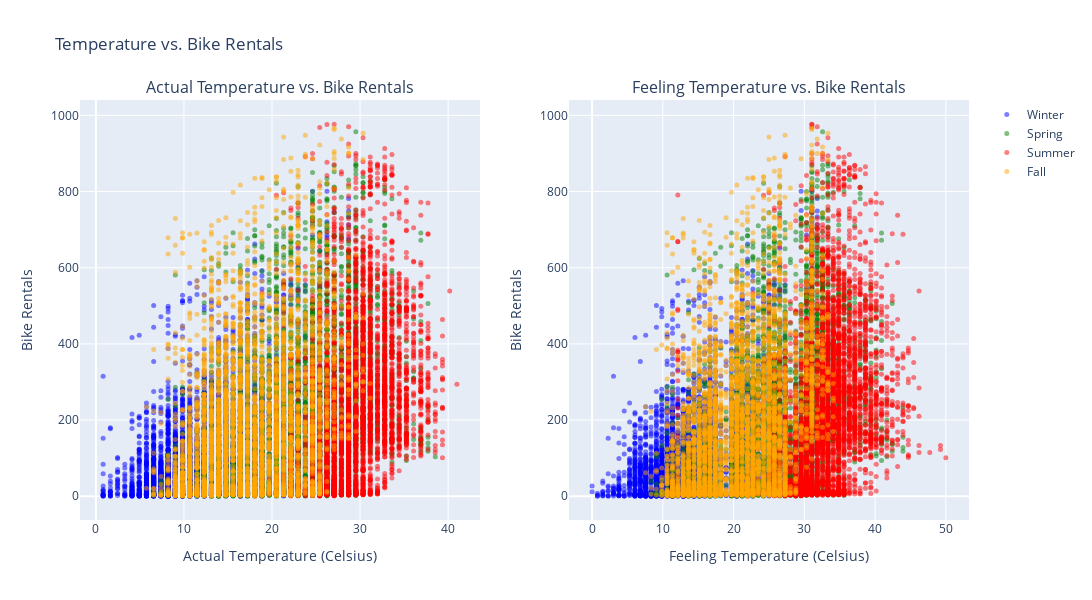

Notebook cell for this chart:
### Markdown cell above
* Non-holidays have a higher average bike rental count compared to holidays
* The average bike rentals is fairly consistent during the week with a slight increment during Friday and the weekend.
* It is clear that the weather condition is crucial for the clients whether they want to rent a bike or not. The worse the weather conditions, the less average bike rentals.

### Code cell
fig = plots.temp_vs_bike_rentals_plotly(aux_data, 1500, 600)  # Adjust width and height as needed
fig.show()

### Figure 1 — Plotly figure (JSON) as saved in the notebook; plotly's stock layout.template omitted (floating-point values rounded to 4 significant figures; data arrays with more than 128 entries replaced by an {"elided": "..."} marker saying what was removed)
{"data": [{"marker": {"color": "blue", "opacity": 0.5, "size": 5}, "mode": "markers", "name": "Winter", "showlegend": true, "type": "scatter", "x": {"elided": "4242 float values"}, "xaxis": "x", "y": {"elided": "4242 int values"}, "yaxis": "y"}, {"marker": {"color": "blue", "opacity": 0.5, "size": 5}, "mode": "markers", "name": "Winter", "showlegend": false, "type": "scatter", "x": {"elided": "4242 float values"}, "xaxis": "x2", "y": {"elided": "4242 int values"}, "yaxis": "y2"}, {"marker": {"color": "green", "opacity": 0.5, "size": 5}, "mode": "markers", "name": "Spring", "showlegend": true, "type": "scatter", "x": {"elided": "4409 float values"}, "xaxis": "x", "y": {"elided": "4409 int values"}, "yaxis": "y"}, {"marker": {"color": "green", "opacity": 0.5, "size": 5}, "mode": "markers", "name": "Spring", "showlegend": false, "type": "scatter", "x": {"elided": "4409 float values"}, "xaxis": "x2", "y": {"elided": "4409 int values"}, "yaxis": "y2"}, {"marker": {"color": "red", "opacity": 0.5, "size": 5}, "mode": "markers", "name": "Summer", "showlegend": true, "type": "scatter", "x": {"elided": "4496 float values"}, "xaxis": "x", "y": {"elided": "4496 int values"}, "yaxis": "y"}, {"marker": {"color": "red", "opacity": 0.5, "size": 5}, "mode": "markers", "name": "Summer", "showlegend": false, "type": "scatter", "x": {"elided": "4496 float values"}, "xaxis": "x2", "y": {"elided": "4496 int values"}, "yaxis": "y2"}, {"marker": {"color": "orange", "opacity": 0.5, "size": 5}, "mode": "markers", "name": "Fall", "showlegend": true, "type": "scatter", "x": {"elided": "4232 float values"}, "xaxis": "x", "y": {"elided": "4232 int values"}, "yaxis": "y"}, {"marker": {"color": "orange", "opacity": 0.5, "size": 5}, "mode": "markers", "name": "Fall", "showlegend": false, "type": "scatter", "x": {"elided": "4232 float values"}, "xaxis": "x2", "y": {"elided": "4232 int values"}, "yaxis": "y2"}], "layout": {"annotations": [{"font": {"size": 16}, "showarrow": false, "text": "Actual Temperature vs. Bike Rentals", "x": 0.225, "xanchor": "center", "xref": "paper", "y": 1, "yanchor": "bottom", "yref": "paper"}, {"font": {"size": 16}, "showarrow": false, "text": "Feeling Temperature vs. Bike Rentals", "x": 0.775, "xanchor": "center", "xref": "paper", "y": 1, "yanchor": "bottom", "yref": "paper"}], "height": 600, "title": {"text": "Temperature vs. Bike Rentals"}, "width": 1500, "xaxis": {"anchor": "y", "domain": [0, 0.45], "title": {"text": "Actual Temperature (Celsius)"}}, "xaxis2": {"anchor": "y2", "domain": [0.55, 1], "title": {"text": "Feeling Temperature (Celsius)"}}, "yaxis": {"anchor": "x", "domain": [0, 1], "title": {"text": "Bike Rentals"}}, "yaxis2": {"anchor": "x2", "domain": [0, 1], "title": {"text": "Bike Rentals"}}}}
